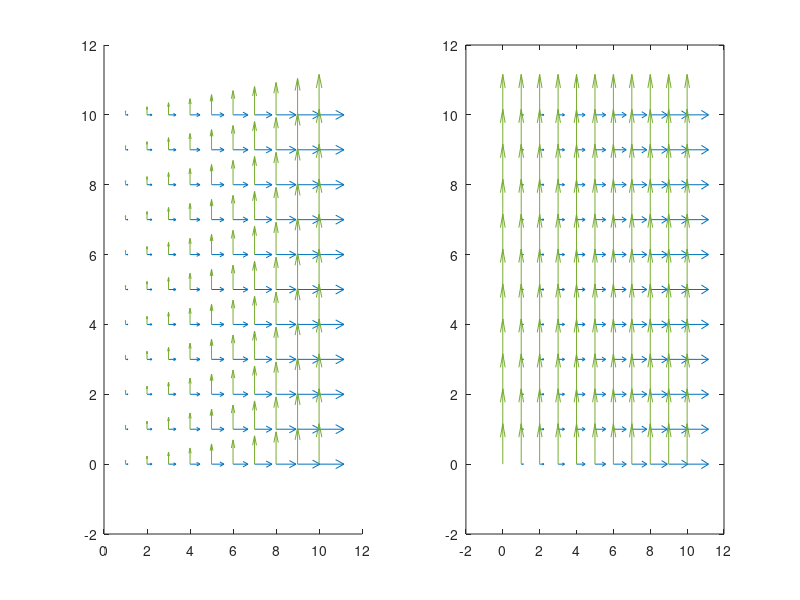

Write the MATLAB code that produced this figure.
[x,y] = meshgrid(0:10,0:10);
u = x;
v = zeros(size(y));

close all

subplot(1,2,1)
hold on
quiver(x,y,u,v)

quiver(x,y,v,u)

hold off

subplot(1,2,2)

u = x;
v = zeros(size(y));
quiver(x,y,u,v)
hold on

u = zeros(size(y));
v = ones(size(y))*0.5;
quiver(x,y,u,v)

hold off